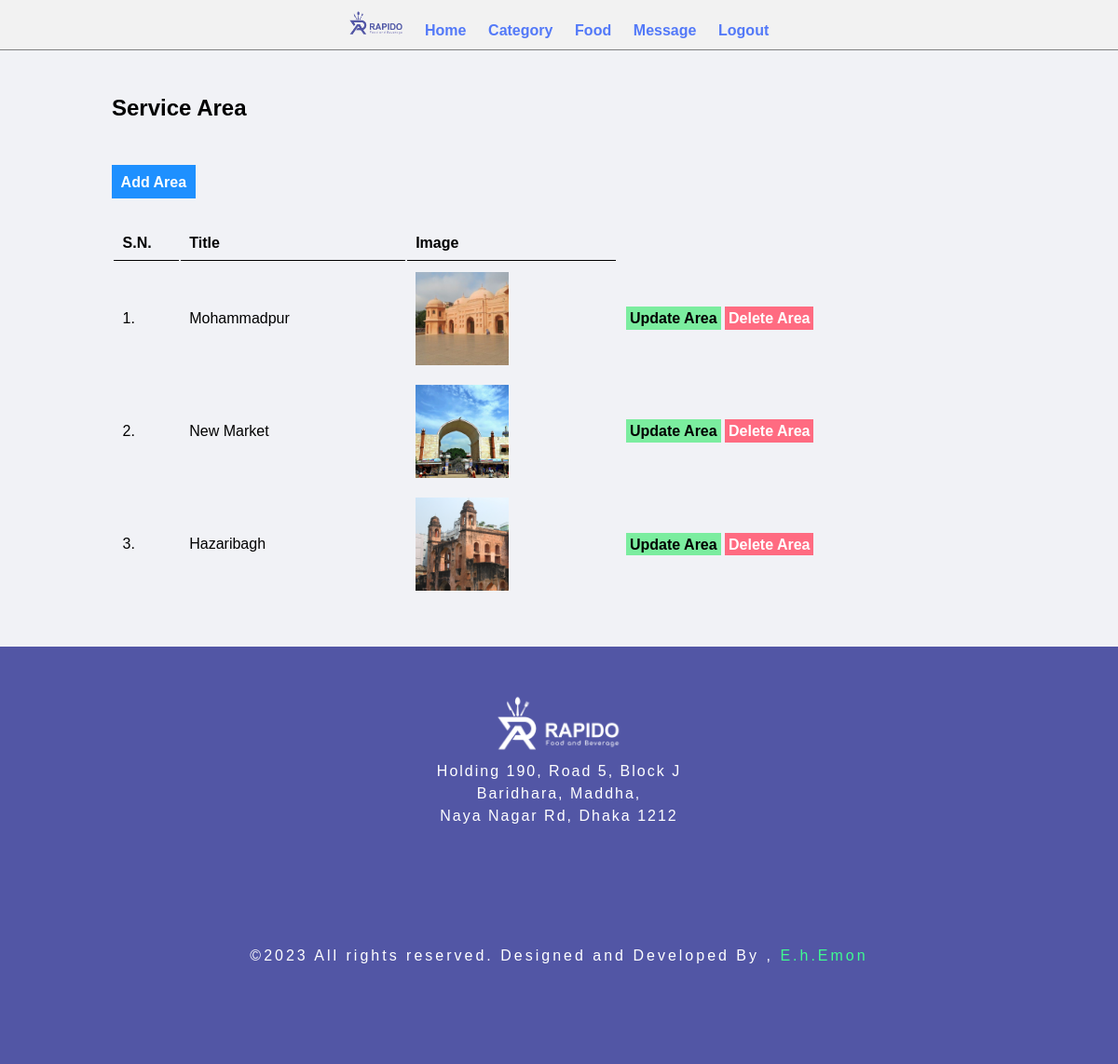
Page /admin/service_area.php (signed in) on the committed database.
### tables this page shows
CREATE TABLE `service_area` (
  `id` int(11) NOT NULL AUTO_INCREMENT,
  `area_name` varchar(100) DEFAULT NULL,
  `area_image` varchar(100) DEFAULT NULL,
  PRIMARY KEY (`id`)
);

### admin/service_area.php (the view, shortened to what this page needs)
<?php include('partials/menu.php'); ?>
<div class="main-content">
    <div class="wrapper">
        <h1>Service Area</h1>
        <br /><br />
                <a href="<?php echo SITEURL; ?>admin/add-area.php" class="btn-primary">Add Area</a>
                <br /><br /><br />
                <table class="tbl-full">
                    <tr>
                        <th>S.N.</th>
                        <th>Title</th>
                        <th>Image</th>
                    </tr>
                    <?php
                        $sql = "SELECT * FROM `service_area`";
                        $res = mysqli_query($conn, $sql);
                        $count = mysqli_num_rows($res);
                        $sn=1;
                        if($count>0)
                        {
                            while($row=mysqli_fetch_assoc($res))
                            {
                                $id = $row['id'];
                                $area_name = $row['area_name'];
                                $area_image_name = $row['area_image'];
                                ?>
                                <tr>
                                    <td><?php echo $sn++; ?>. </td>
                                    <td><?php echo $area_name; ?></td>
                                    <td>
                                        <?php
                                            if($area_image_name=="")
                                            {
                                                echo "<div class='error'>Image not Added.</div>";
                                            }
                                            else
                                            {
                                                ?>
                                                <img src="<?php echo SITEURL; ?>images/food/<?php echo $area_image_name; ?>" width="100px">
                                                <?php
                                            }
                                        ?>
                                    </td>
                                    <td>
                                        <a href="<?php echo SITEURL; ?>admin/update-area.php?id=<?php echo $id; ?>" class="btn-secondary">Update Area</a>
                                        <a href="<?php echo SITEURL; ?>admin/delete-area.php?id=<?php echo $id; ?>&image_name=<?php echo $area_image_name; ?>" class="btn-danger">Delete Area</a>
                                    </td>
                                </tr>
                                <?php
                            }
                        }
                        else
                        {
                            echo "<tr> <td colspan='7' class='error'> Area not Added Yet. </td> </tr>";
                        }
                    ?>
                </table>
    </div>
</div>
<?php include('partials/footer.php'); ?>

### css/admin.css (style rules this page uses)
* { margin: 0; padding: 0; font-family: Arial, Helvetica, sans-serif; }
.wrapper { padding: 1%; width: 80%; margin: 0 auto; }
.tbl-full { width: 100%; }
table tr th { border-bottom: 1px solid black; padding: 1%; text-align: left; }
table tr td { padding: 1%; }
.btn-primary { background-color: #1e90ff; padding: 1%; color: white; text-decoration: none; font-weight: bold; }
.btn-secondary { background-color: #7bed9f; padding: 1%; color: black; text-decoration: none; font-weight: bold; }
.btn-danger { background-color: #ff6b81; padding: 1%; color: white; text-decoration: none; font-weight: bold; }
.main-content { background-color: #f1f2f6; padding: 3% 0; }

### admin/partials/menu.php (style rules this page uses)
body { font-family: Arial, sans-serif; background-color: #f2f2f2; }
h1 { font-size: 24px; margin-bottom: 20px; }

### rows in the picture
service_area: area_name "Mohammadpur", area_image (picture)
service_area: area_name "New Market", area_image (picture)
service_area: area_name "Hazaribagh", area_image (picture)
